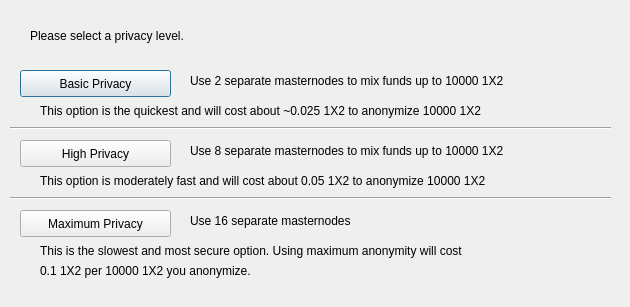
<?xml version="1.0" encoding="UTF-8"?>
<ui version="4.0">
 <class>ObfuscationConfig</class>
 <widget class="QDialog" name="ObfuscationConfig">
  <property name="geometry">
   <rect>
    <x>0</x>
    <y>0</y>
    <width>630</width>
    <height>307</height>
   </rect>
  </property>
  <property name="windowTitle">
   <string>Configure Obfuscation</string>
  </property>
  <widget class="QPushButton" name="buttonBasic">
   <property name="geometry">
    <rect>
     <x>20</x>
     <y>70</y>
     <width>151</width>
     <height>27</height>
    </rect>
   </property>
   <property name="text">
    <string>Basic Privacy</string>
   </property>
  </widget>
  <widget class="QPushButton" name="buttonHigh">
   <property name="geometry">
    <rect>
     <x>20</x>
     <y>140</y>
     <width>151</width>
     <height>27</height>
    </rect>
   </property>
   <property name="text">
    <string>High Privacy</string>
   </property>
  </widget>
  <widget class="QPushButton" name="buttonMax">
   <property name="geometry">
    <rect>
     <x>20</x>
     <y>210</y>
     <width>151</width>
     <height>27</height>
    </rect>
   </property>
   <property name="text">
    <string>Maximum Privacy</string>
   </property>
  </widget>
  <widget class="QLabel" name="label">
   <property name="geometry">
    <rect>
     <x>30</x>
     <y>20</y>
     <width>571</width>
     <height>31</height>
    </rect>
   </property>
   <property name="text">
    <string>Please select a privacy level.</string>
   </property>
  </widget>
  <widget class="QLabel" name="label_2">
   <property name="geometry">
    <rect>
     <x>190</x>
     <y>70</y>
     <width>421</width>
     <height>21</height>
    </rect>
   </property>
   <property name="text">
    <string>Use 2 separate masternodes to mix funds up to 10000 1X2</string>
   </property>
  </widget>
  <widget class="QLabel" name="label_3">
   <property name="geometry">
    <rect>
     <x>190</x>
     <y>140</y>
     <width>411</width>
     <height>21</height>
    </rect>
   </property>
   <property name="text">
    <string>Use 8 separate masternodes to mix funds up to 10000 1X2</string>
   </property>
  </widget>
  <widget class="QLabel" name="label_4">
   <property name="geometry">
    <rect>
     <x>190</x>
     <y>210</y>
     <width>421</width>
     <height>21</height>
    </rect>
   </property>
   <property name="text">
    <string>Use 16 separate masternodes</string>
   </property>
  </widget>
  <widget class="QLabel" name="label_6">
   <property name="geometry">
    <rect>
     <x>40</x>
     <y>100</y>
     <width>561</width>
     <height>21</height>
    </rect>
   </property>
   <property name="text">
    <string>This option is the quickest and will cost about ~0.025 1X2 to anonymize 10000 1X2</string>
   </property>
  </widget>
  <widget class="QLabel" name="label_7">
   <property name="geometry">
    <rect>
     <x>40</x>
     <y>170</y>
     <width>561</width>
     <height>21</height>
    </rect>
   </property>
   <property name="text">
    <string>This option is moderately fast and will cost about 0.05 1X2 to anonymize 10000 1X2</string>
   </property>
  </widget>
  <widget class="QLabel" name="label_8">
   <property name="geometry">
    <rect>
     <x>40</x>
     <y>240</y>
     <width>561</width>
     <height>21</height>
    </rect>
   </property>
   <property name="text">
    <string>This is the slowest and most secure option. Using maximum anonymity will cost</string>
   </property>
  </widget>
  <widget class="QLabel" name="label_9">
   <property name="geometry">
    <rect>
     <x>40</x>
     <y>260</y>
     <width>561</width>
     <height>21</height>
    </rect>
   </property>
   <property name="text">
    <string>0.1 1X2 per 10000 1X2 you anonymize.</string>
   </property>
  </widget>
  <widget class="Line" name="line">
   <property name="geometry">
    <rect>
     <x>10</x>
     <y>120</y>
     <width>601</width>
     <height>16</height>
    </rect>
   </property>
   <property name="orientation">
    <enum>Qt::Horizontal</enum>
   </property>
  </widget>
  <widget class="Line" name="line_2">
   <property name="geometry">
    <rect>
     <x>10</x>
     <y>190</y>
     <width>601</width>
     <height>16</height>
    </rect>
   </property>
   <property name="orientation">
    <enum>Qt::Horizontal</enum>
   </property>
  </widget>
 </widget>
 <resources/>
 <connections/>
</ui>
